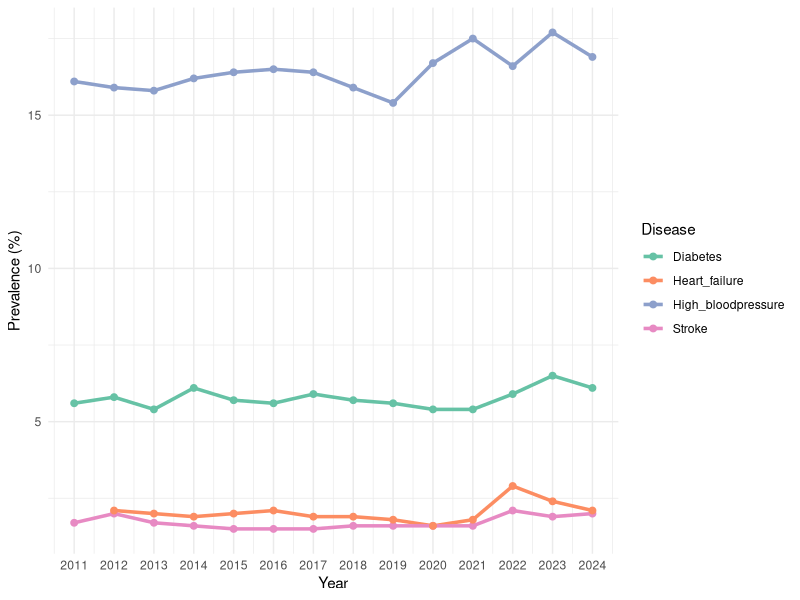

This chart was generated by the following R code:
# Load libraries
library(ggplot2)
library(dplyr)

# Create data
data <- data.frame(
  Year = c(
    2011,2012,2013,2014,2015,2016,2017,2018,2019,2020,2021,2022,2023,2024,  # Stroke
    2012,2013,2014,2015,2016,2017,2018,2019,2020,2021,2022,2023,2024,      # Heart_failure
    2011:2024, # High_bloodpressure
    2011:2024  # Diabetes
  ),
  Disease = c(
    rep("Stroke",14),
    rep("Heart_failure",13),
    rep("High_bloodpressure",14),
    rep("Diabetes",14)
  ),
  Prevalence = c(
    # Stroke
    1.7,2,1.7,1.6,1.5,1.5,1.5,1.6,1.6,1.6,1.6,2.1,1.9,2,
    # Heart_failure
    2.1,2,1.9,2,2.1,1.9,1.9,1.8,1.6,1.8,2.9,2.4,2.1,
    # High_bloodpressure
    16.1,15.9,15.8,16.2,16.4,16.5,16.4,15.9,15.4,16.7,17.5,16.6,17.7,16.9,
    # Diabetes
    5.6,5.8,5.4,6.1,5.7,5.6,5.9,5.7,5.6,5.4,5.4,5.9,6.5,6.1
  )
)

# Plot line chart
prevalancechart <- ggplot(data, aes(x=Year, y=Prevalence, color=Disease)) +
  geom_line(size=1.2) +
  geom_point(size=2) +
  labs(
       x="Year", y="Prevalence (%)") +
  theme_minimal() +
  scale_color_brewer(palette="Set2") +
  scale_x_continuous(breaks=2011:2024)

prevalancechart
